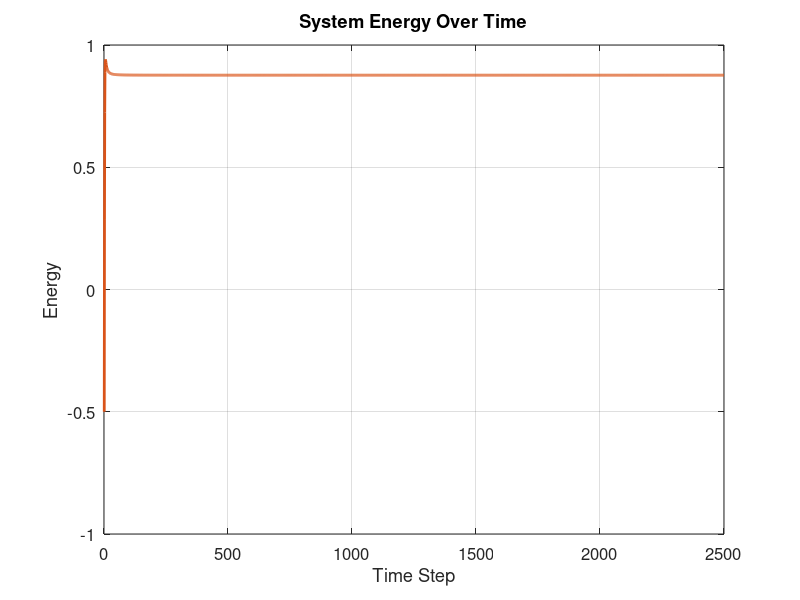
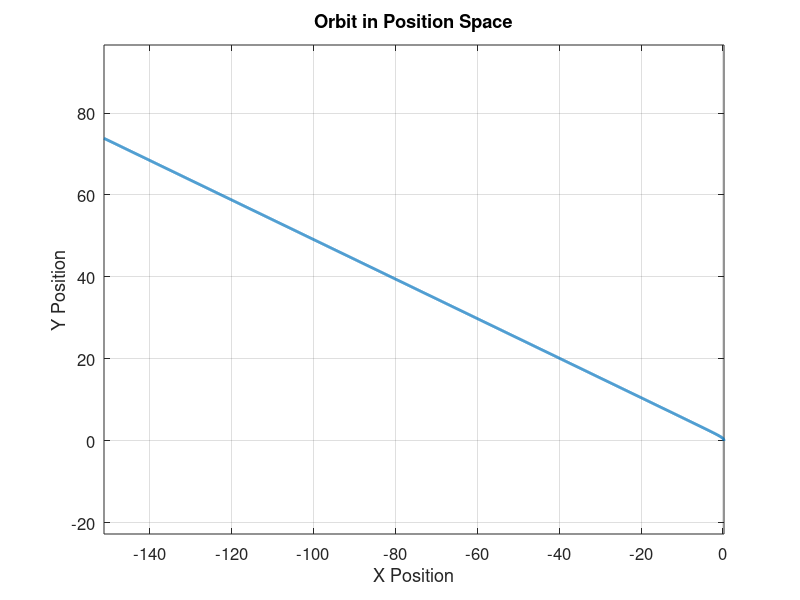

These figures' MATLAB source, in order:
% EnhancedOrbitSimulationForwardEuler.m
% This script simulates the orbit based on Hamiltonian dynamics using
% the forward Euler method for numerical integration.
% The Hamiltonian H(p, q) = 0.5*|p|^2 - 1/|q| represents the energy of the system.

% Define the Hamiltonian function for energy calculation
HamiltonianEnergy = @(momentum, position) (0.5*norm(momentum)^2 - 1/norm(position));

% Set parameters
eccentricity = 0.75; % Eccentricity of the orbit, must be between 0 and 1
timeStepSize = 0.05; % Time step size for numerical integration
totalTimeSteps = 2500; % Total number of time steps for the simulation

% Initialize arrays for position, momentum, and energy
position = zeros(2, totalTimeSteps);
momentum = zeros(2, totalTimeSteps);
energyHistory = zeros(1, totalTimeSteps); % Store energy at each time step

% Set initial conditions for position and momentum
position(:, 1) = [1 - eccentricity; 0]; % Initial position
momentum(:, 1) = [0; sqrt((1 + eccentricity) / (1 - eccentricity))]; % Initial momentum
energyHistory(1) = HamiltonianEnergy(momentum(:, 1), position(:, 1)); % Initial energy

% Main simulation loop using forward Euler method
for stepIndex = 1:totalTimeSteps - 1
    % Update position based on current momentum
    position(:, stepIndex + 1) = position(:, stepIndex) + timeStepSize * momentum(:, stepIndex);
    % Update momentum based on gravitational force, assuming a central force field
    momentum(:, stepIndex + 1) = momentum(:, stepIndex) - timeStepSize * (1 / norm(position(:, stepIndex))^3) * position(:, stepIndex);
    % Calculate and store the energy at the new position and momentum
    energyHistory(stepIndex + 1) = HamiltonianEnergy(momentum(:, stepIndex + 1), position(:, stepIndex + 1));
end

% Plotting the energy of the system over time for visualization
figure;
plot(energyHistory, 'LineWidth', 2, 'Color', [0.8500 0.3250 0.0980]); % Orange color for energy line
title('System Energy Over Time');
xlabel('Time Step');
ylabel('Energy');
grid on;
set(gca, 'FontSize', 12); % Increase font size for better readability

% Plotting the orbit in position space for visualization
figure;
plot(position(1, :), position(2, :), 'LineWidth', 2, 'Color', [0 0.4470 0.7410]); % Blue color for orbit line
title('Orbit in Position Space');
xlabel('X Position');
ylabel('Y Position');
axis equal; % Ensure equal scaling for x and y axis to visualize the orbit correctly
grid on;
set(gca, 'FontSize', 12); % Increase font size for better readability

